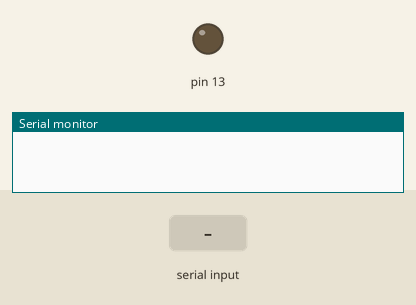
Simulated run of this sketch. Board: Arduino Uno, built with avr-gcc and run on an emulated ATmega328P. Shown: output pins drawn as LEDs (lit = HIGH), the last lines printed to the serial monitor. The inputs (shaded band) are chosen by the test bench.

Above: at 1.2 s.
1.3 s: "0\n" received over Serial
At 2.4 s:
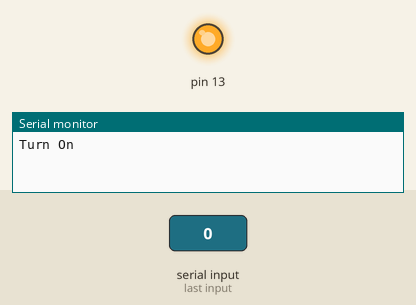
2.8 s: "1\n" received over Serial
At 3.6 s:
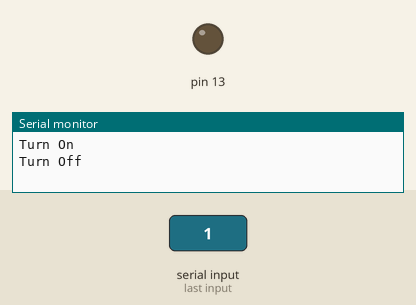
Timing chart, 0 to 5.8 s (numbered marks = the images above; inputs shaded):
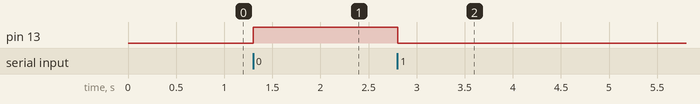

The sketch:

arduino_code.ino
```cpp
String serialData;

void setup()
{
  Serial.begin(9600);
  pinMode(13, OUTPUT);
}

void loop()
{
  if (Serial.available()) {
    serialData = Serial.readStringUntil('\n');
    if (serialData == "0") {
      Serial.println("Turn On");
      digitalWrite(13, HIGH);
    }
    else if (serialData == "1") {
      Serial.println("Turn Off");
      digitalWrite(13, LOW);
    }
  }
}
```

Measured:
- after the input at 1.3 s, pin 13: LOW → HIGH at once
- after the input at 2.8 s, pin 13: HIGH → LOW at once
